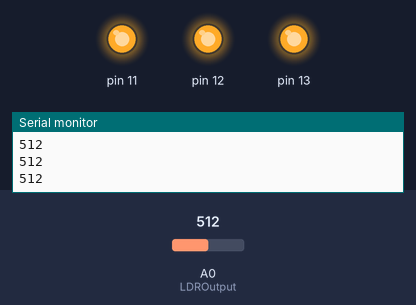
This sketch was run on a simulated Arduino Uno, built with avr-gcc and run on an emulated ATmega328P. On the bench: output pins drawn as LEDs (lit = HIGH), the last lines printed to the serial monitor. The test bench sets the inputs (shaded band); at power-on: A0 (LDROutput) = 512.

Above: at 1.2 s.
1.3 s: A0 (LDROutput) set to 311
2.8 s: A0 (LDROutput) set to 287
At 4.0 s:
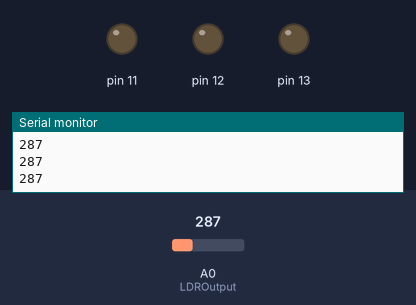
4.3 s: A0 (LDROutput) set to 306
At 5.3 s:
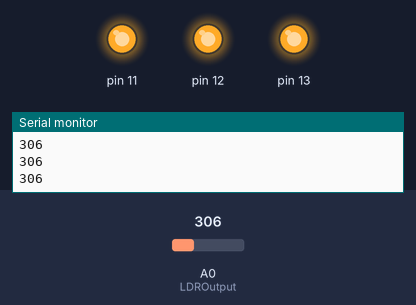
5.8 s: A0 (LDROutput) set to 290
At 6.5 s:
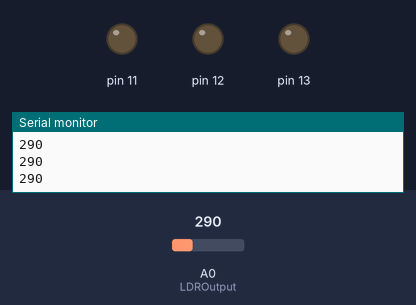
Timing chart, 0 to 8.3 s (numbered marks = the images above; inputs shaded):
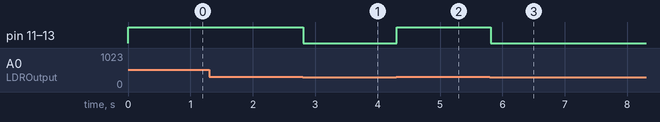

Measured:
- the behaviour switches between 300 and 299 on A0 (LDROutput) (found by bisection; images 0 and 1)
- after the input at 2.8 s, pin 11–13: HIGH → LOW at once
- after the input at 4.3 s, pin 11–13: LOW → HIGH at once
- after the input at 5.8 s, pin 11–13: HIGH → LOW at once

The sketch:

impLDR.ino
```cpp
int LDROutput = A0;
int lED1 = 13;
int lED2 = 12;
int LED3 = 11;
void setup() {
  Serial.begin(9600);
  pinMode(13, OUTPUT);
  pinMode(12, OUTPUT);
  pinMode(11, OUTPUT);
  }

void loop() {
  int value = analogRead(LDROutput);
  Serial.println(value);

  if(value>=300)
  { digitalWrite(13, HIGH);
    digitalWrite(12, HIGH);
    digitalWrite(11, HIGH);
  }
  else{ digitalWrite(13, LOW);
        digitalWrite(12, LOW);
        digitalWrite(11, LOW);
}
}
```
